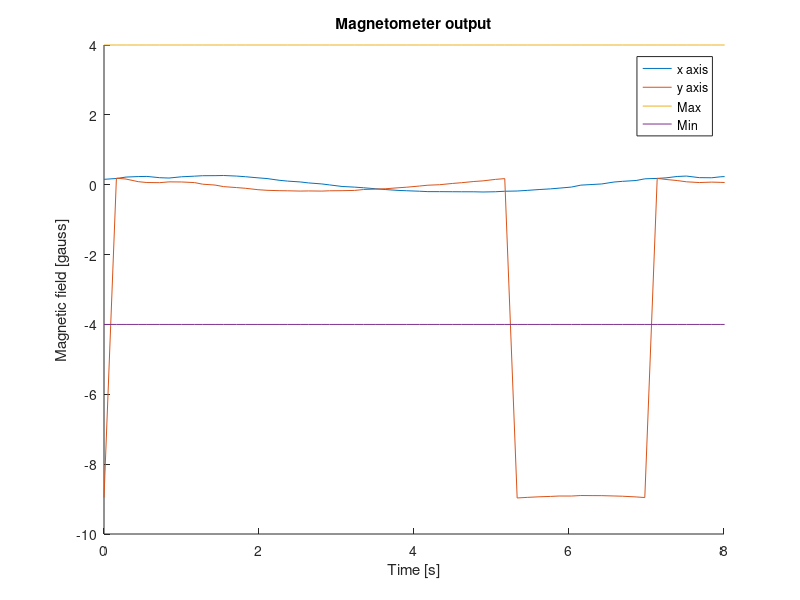
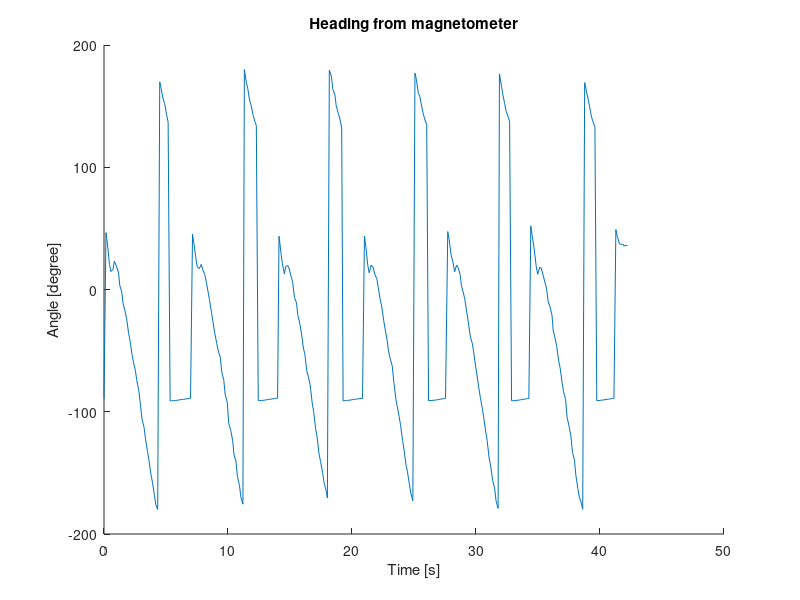

MATLAB code to generate these figures, in order:
clear all;
close all;
clc;

mag = csvread("mag_bug_driver.csv");
t = (mag(:,2) - mag(1,2))*1e-3;

figure();
hold on;
plot(t, mag(:,3));
plot(t, mag(:,4));
plot(t, ones(length(t),1)*4);
plot(t, ones(length(t),1)*-4);
axis([0 8 -10 4]);
xlabel("Time [s]");
ylabel("Magnetic field [gauss]");
title("Magnetometer output");
legend("x axis", "y axis", "Max", "Min");

figure();
hold on;
plot(t, atan2(mag(:,4), mag(:,3))*180/pi);
xlabel("Time [s]");
ylabel("Angle [degree]");
title("Heading from magnetometer");
